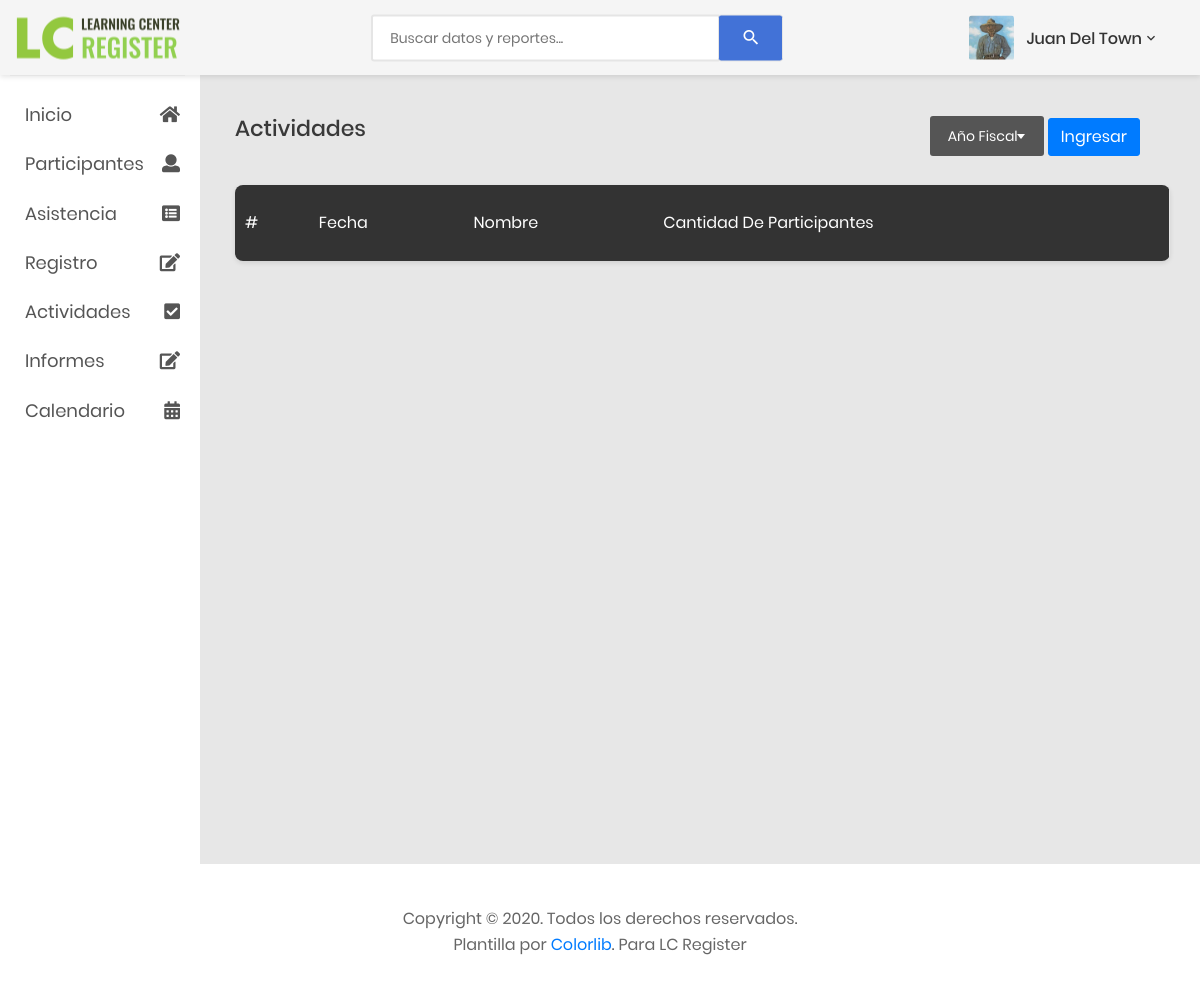
/listaActividades.php?fiscalYear=2, run on an earlier commit of the app's database.
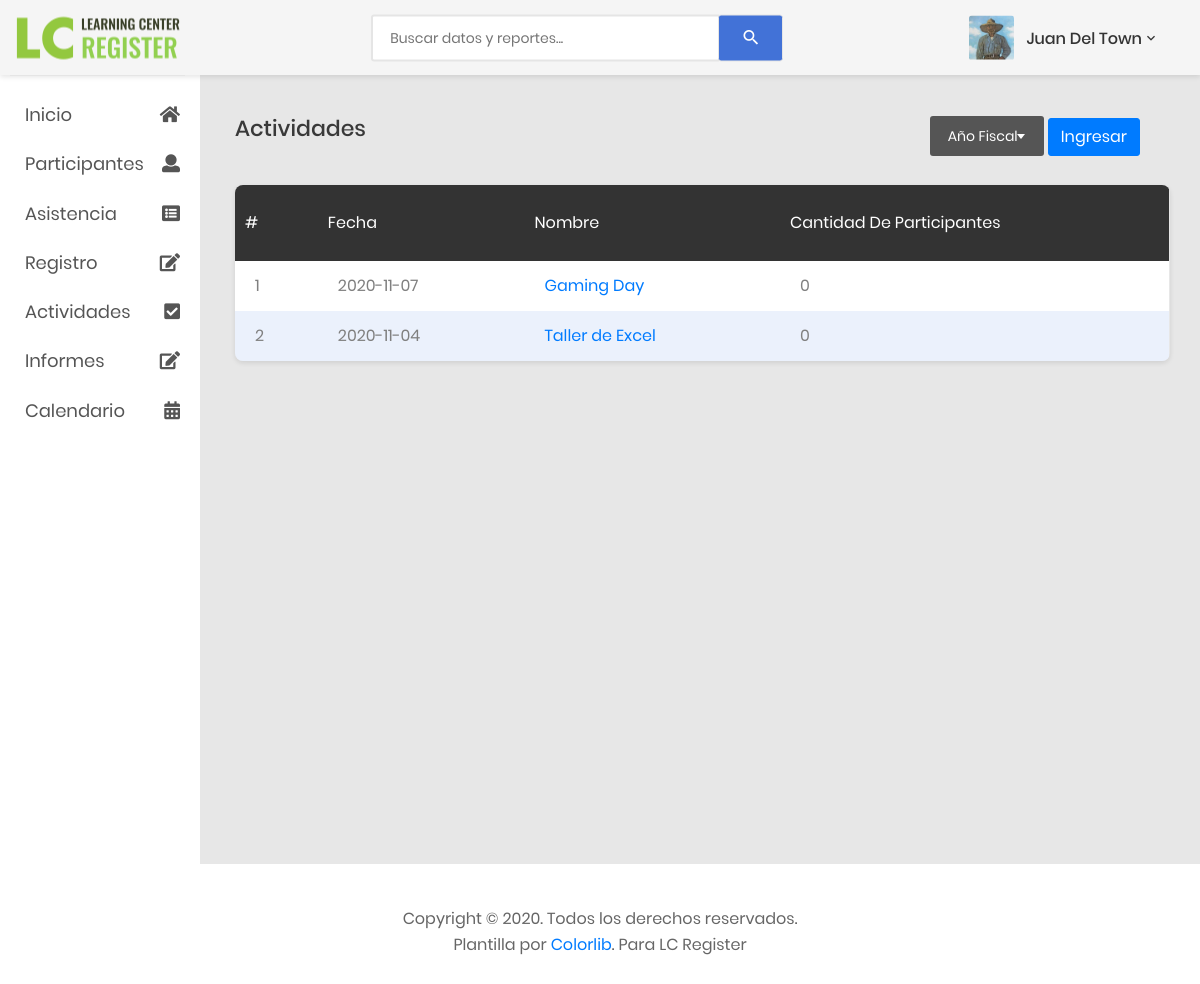
And on a later commit of the database.
### tables this page shows
CREATE TABLE `actividades` (
  `actividadID` int(11) NOT NULL,
  `nombre` varchar(25) NOT NULL,
  `recurso` varchar(35) NOT NULL,
  `lugar` varchar(35) NOT NULL,
  `fecha` date NOT NULL,
  `hora` varchar(20) NOT NULL,
  `proposito` text NOT NULL,
  `participantes` int(11) NOT NULL,
  `tipo` int(11) NOT NULL,
  `promocion` text NOT NULL,
  `fotos` int(11) NOT NULL,
  `fiscalYear` int(11) NOT NULL
);

### listaActividades.php (the view, shortened to what this page needs)
<?php
    include './includes/connection.php';
    $validacion = false;
    if(!empty($_REQUEST['fiscalYear']))
    {
        $fiscalYear = $_REQUEST['fiscalYear'];
        $query = mysqli_query($connection, "SELECT fecha, nombre, participantes, actividadID FROM actividades WHERE fiscalYear = $fiscalYear ORDER BY fecha DESC");
        $result = mysqli_num_rows($query);
        if($result>0)
            $validacion = true;
    }
?>
<!DOCTYPE html>
<html lang="en">
<head>
    <link href="css/font-face.css" rel="stylesheet" media="all">
    <link href="vendor/font-awesome-5/css/fontawesome-all.min.css" rel="stylesheet" media="all">
    <link href="vendor/font-awesome-4.7/css/font-awesome.min.css" rel="stylesheet" media="all">
    <link href="vendor/mdi-font/css/material-design-iconic-font.min.css" rel="stylesheet" media="all">
    <link href="vendor/bootstrap-4.1/bootstrap.min.css" rel="stylesheet" media="all">
    <link href="vendor/animsition/animsition.min.css" rel="stylesheet" media="all">
    <link href="vendor/bootstrap-progressbar/bootstrap-progressbar-3.3.4.min.css" rel="stylesheet" media="all">
    <link href="vendor/wow/animate.css" rel="stylesheet" media="all">
    <link href="vendor/css-hamburgers/hamburgers.min.css" rel="stylesheet" media="all">
    <link href="vendor/slick/slick.css" rel="stylesheet" media="all">
    <link href="vendor/select2/select2.min.css" rel="stylesheet" media="all">
    <link href="vendor/perfect-scrollbar/perfect-scrollbar.css" rel="stylesheet" media="all">
    <link href="css/theme.css" rel="stylesheet" media="all">
</head>
<body class="animsition">
    <div class="page-wrapper">
        <?php
            include './includes/menuSideBar.php';
        ?>
        <div class="page-container">
            <?php
                include './includes/header.php';
            ?>
            <div class="main-content">
                <div class="section__content section__content--p30">
                <div class="table-data__tool">
                    <div class="table-data__tool-left">
                        <h3 class="title-5">Actividades</h3>
                    </div>
                    <div class="table-data__tool-right">
                    <form action="" method="post">
                        <div class="rs-select2--dark rs-select2--sm rs-select2--dark2">
                        </div>
                        <button type="submit" class="btn btn-primary">Ingresar</button>
                    </div>
                </div>
                </div>
                    <div class="container-fluid">
                        <div class="row">
                        <div class="col-lg-10"></div>
                                <div class="table-responsive table--no-card m-b-30">
                                    <table class="table table-borderless table-striped table-earning">
                                        <thead>
                                            <tr>
                                            <th class="text-left">#</th>
                                                <th class="text-left">Fecha</th>
                                                <th class="text-left">Nombre</th>
                                                <th class="text-left">Cantidad de Participantes</th>
                                            </tr>
                                        </thead>
                                        <tbody>
                                            <?php
                                                if($validacion == true)
                                                {
                                                    $i = 1;
                                                    while($actividad = mysqli_fetch_array($query))
                                                    {
                                            ?>
                                                        <tr>
                                                            <td><?php echo $i?></td>
                                                            <td><?php echo $actividad['fecha']?></td>
                                                            <td><a href="actividad.php?id=<?php echo $actividad['actividadID'];?>"><?php echo $actividad['nombre']?></a>
                                                            <td><?php echo $actividad['participantes']?></td>
                                                        </tr>
                                                <?php
                                                        $i++;
                                                    }
                                                }
                                                ?>
                                        </tbody>
                                    </table>
                                </div>
                            </div>
                        </div>
                    </div>
                </div>
            </div>
            <?php
                include './includes/footer.php';
            ?>
</body>
</html>

What changed in the data, as far as the page shows it:
now on this page (row edited): actividades: fecha "2020-11-07", nombre "Gaming Day", participantes "0"
now on this page (row edited): actividades: fecha "2020-11-04", nombre "Taller de Excel", participantes "0"
